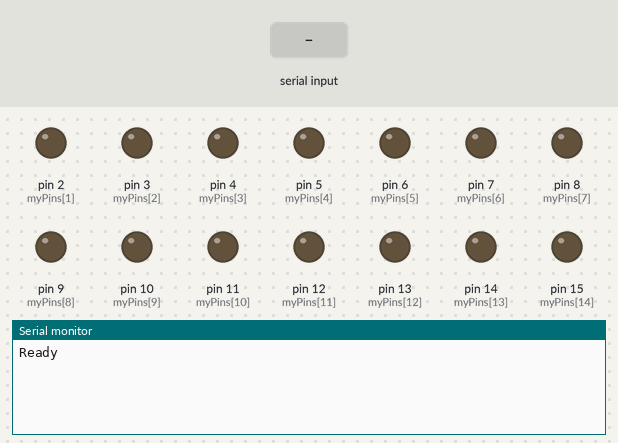
Simulated run of this sketch. Board: Arduino Uno, built with avr-gcc and run on an emulated ATmega328P. Shown: output pins drawn as LEDs (lit = HIGH), the last lines printed to the serial monitor. The test bench sets the inputs (shaded band). Pins used as bus, display or sensor lines are not drawn.

Above: at 1.2 s.
1.3 s: ";" received over Serial
At 2.3 s:
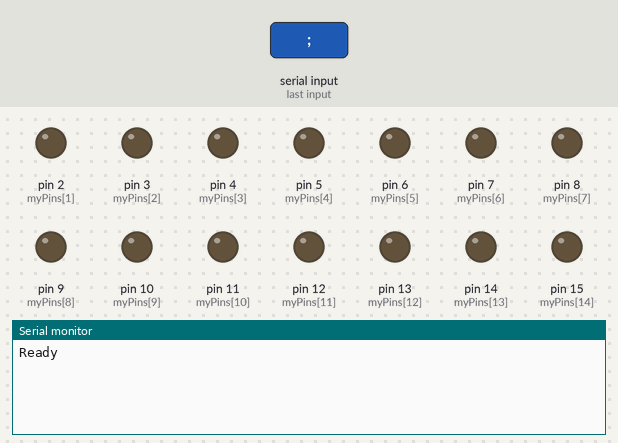
2.9 s: "90;45\n" received over Serial
At 3.5 s:
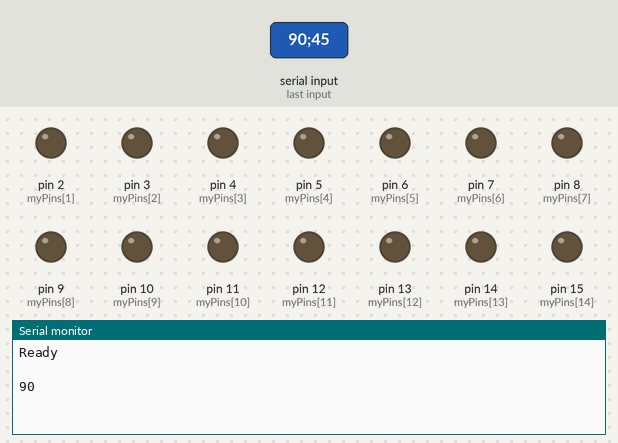

Measured:
- after the input at 1.3 s, the serial monitor: prints a new line after 0.10 s (image 1)
- after the input at 2.9 s, the serial monitor: prints a new line after 0.10 s (image 2)

The sketch:

sketch.ino
```cpp
String msg = " ";
int myPins[] = {1, 2, 3, 4, 5, 6, 7, 8, 9, 10, 11, 12, 13, 14, 15};

void setup() {
  Serial.begin(9600); // set the baud rate
  Serial.println("Ready"); // print "Ready" once

  int i;
  for (i = 0; i < 15; i = i + 1) {
    pinMode(myPins[i], OUTPUT);
  }

}

void loop() {

  char inByte = ' ';

  while(Serial.available()) { // only send data back if data has been sent

    // turn them all off first
    int i;
    for (i = 0; i < 15; i = i + 1) {
      digitalWrite(myPins[i], LOW);
    }

    char inByte = Serial.read(); // read the incoming data

    if (inByte == ';') {
      Serial.println(msg);
      digitalWrite(myPins[msg.toInt()], HIGH);
      msg = "";

    } else {
      msg += inByte;
    }
  }
  delay(100); // delay for 1/10 of a second

}
```
